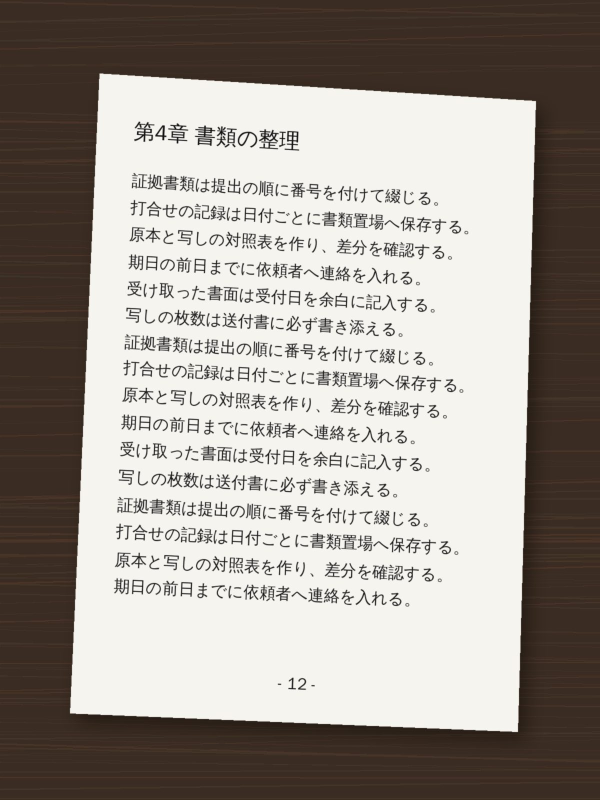
#> input picture scripts/android/fixtures/page-1-no12.jpg, 1200 x 1600 px (shown at 1/2 size)
$ python -i compare.py   (imports and definitions only)
#> lines starting #> are read from the running program, lines starting #| are printed output that depends on the picture; after the words box and inside, x2 and y2 are one past the last pixel; in counts of white or black regions, pixels touching at a corner belong together
#> further down, picture is the input picture: shape (1600, 1200, 3); mean B, G, R 146.6, 153.1, 159.6
"""Compare corner error of: model keypoints / model box / OpenCV Otsu (full frame) / Otsu inside model box.
python3 -I compare.py MODEL CLIP_DIR
"""
import json, sys, math
import numpy as np, cv2, onnxruntime as ort

model, clip = sys.argv[1], sys.argv[2]
# [1 line not run here, left out]
# [1 line that did not run here, left out]
K = ['tl', 'tr', 'br', 'bl']

def run(img):
    h, w = img.shape[:2]; s = min(640 / w, 640 / h); nw, nh = round(w * s), round(h * s)
    px, py = (640 - nw) // 2, (640 - nh) // 2
    c = np.full((640, 640, 3), 114, np.uint8); c[py:py + nh, px:px + nw] = cv2.resize(img, (nw, nh), interpolation=cv2.INTER_AREA)
    o = sess.run(None, {'images': (c[:, :, ::-1].astype(np.float32) / 255).transpose(2, 0, 1)[None]})[0][0]
    a = int(np.argmax(o[4])); cx, cy, bw, bh = o[:4, a]
    kp = [((o[5 + 3 * k, a] - px) / s, (o[6 + 3 * k, a] - py) / s) for k in range(4)]
    box = ((cx - bw / 2 - px) / s, (cy - bh / 2 - py) / s, (cx + bw / 2 - px) / s, (cy + bh / 2 - py) / s)
    return float(o[4, a]), kp, box

def order(pts):
    pts = list(pts)
    return [min(pts, key=lambda p: p[0] + p[1]), min(pts, key=lambda p: p[1] - p[0]),
            max(pts, key=lambda p: p[0] + p[1]), max(pts, key=lambda p: p[1] - p[0])]

def otsu(img, roi=None):
    x0, y0 = 0, 0
    if roi is not None:
        h, w = img.shape[:2]; bx0, by0, bx1, by1 = roi; m = 0.08 * max(bx1 - bx0, by1 - by0)
        x0, y0 = int(max(0, bx0 - m)), int(max(0, by0 - m)); x1, y1 = int(min(w, bx1 + m)), int(min(h, by1 + m))
        img = img[y0:y1, x0:x1]
    g = cv2.cvtColor(img, cv2.COLOR_BGR2GRAY)
    _, b = cv2.threshold(g, 0, 255, cv2.THRESH_BINARY | cv2.THRESH_OTSU)
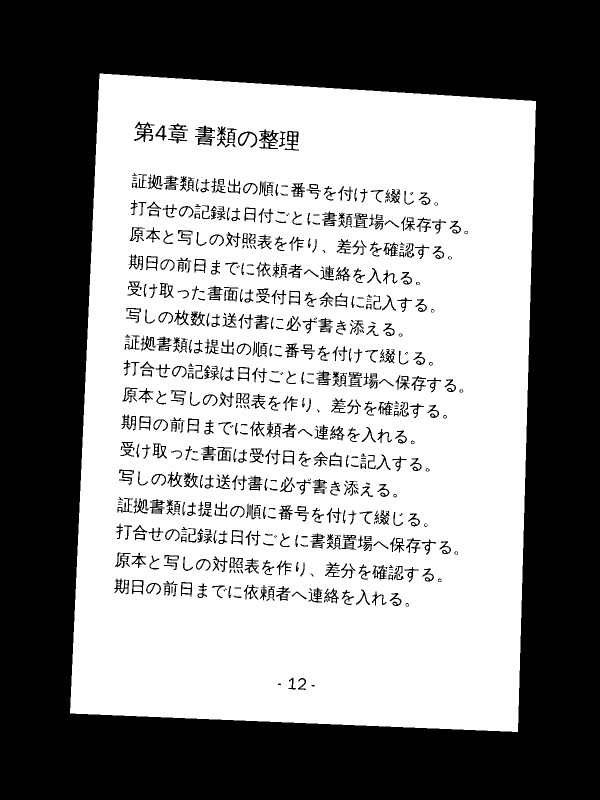
#> b: shape (1600, 1200) (shown at 1/2 size); 54.6% white; 682 black regions (127 under 20 px), largest, box (x1, y1, x2, y2) and area: (0, 0, 1200, 1600) 793616, (268, 243, 309, 284) 577, (569, 262, 598, 301) 441
    k = cv2.getStructuringElement(cv2.MORPH_RECT, (5, 5))
    b = cv2.morphologyEx(cv2.morphologyEx(b, cv2.MORPH_CLOSE, k), cv2.MORPH_OPEN, k)
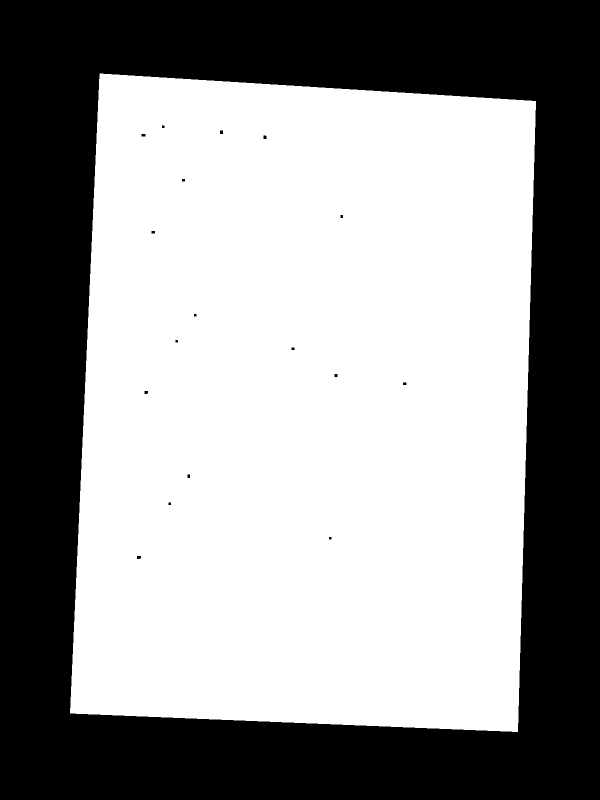
#> b: shape (1600, 1200) (shown at 1/2 size); 58.6% white; 18 black regions
    cs, _ = cv2.findContours(b, cv2.RETR_EXTERNAL, cv2.CHAIN_APPROX_SIMPLE)
#> cs = 1 contour; box (x1, y1, x2, y2) and area: (140, 147, 1072, 1464) 1124230
    A = g.shape[0] * g.shape[1]
#> A = 1920000
    cs = [c for c in cs if 0.1 * A <= cv2.contourArea(c) <= 0.98 * A]
    if not cs: return None
    c = max(cs, key=cv2.contourArea)
#> c = contour of 378 points, box (x1, y1, x2, y2) (140, 147, 1072, 1464), area 1124230
    return order([(p[0] + x0, p[1] + y0) for p in cv2.boxPoints(cv2.minAreaRect(c))])

def iou(p, q):
    W, H = gt['W'] + 400, gt['H'] + 400
    a = np.zeros((H, W), np.uint8); b = np.zeros((H, W), np.uint8)
    cv2.fillPoly(a, [np.int32(np.array(p) + 200)], 1); cv2.fillPoly(b, [np.int32(np.array(q) + 200)], 1)
    return (a & b).sum() / max(1, (a | b).sum()), (a & b).sum() / max(1, b.sum())

transpose = '--transpose' in sys.argv  # rotate 90deg CCW -> landscape frame
errs = {'keypoints': [], 'box': [], 'otsu': [], 'otsu_in_box': []}
ious, covs, confs = [], [], []
# [20 lines not run here, left out]

>>> import cv2
>>> picture = cv2.imread('../../android/fixtures/page-1-no12.jpg')
>>> result = otsu(picture)
#> result = [(197.7, 146.6), (1093.2, 187.3), (1035, 1467.1), (139.5, 1426.4)]

$ run again, on scripts/android/fixtures/page-3-no13.jpg
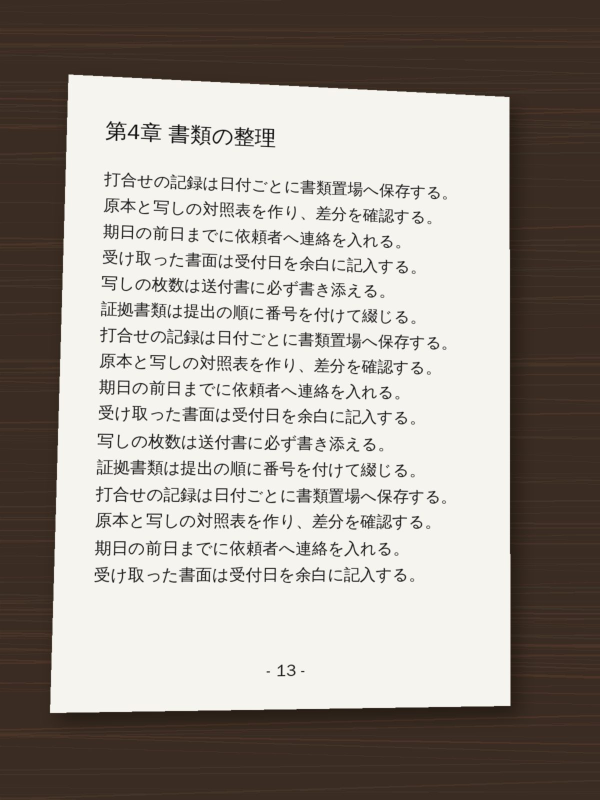
#> input picture scripts/android/fixtures/page-3-no13.jpg, 1200 x 1600 px (shown at 1/2 size)
#> picture is the input picture: shape (1600, 1200, 3); mean B, G, R 146.4, 153, 159.5
#> in otsu, `_, b = cv2.threshold(g, 0, 255, cv2.THRESH_BINARY | cv2.THRESH_OTSU)`:
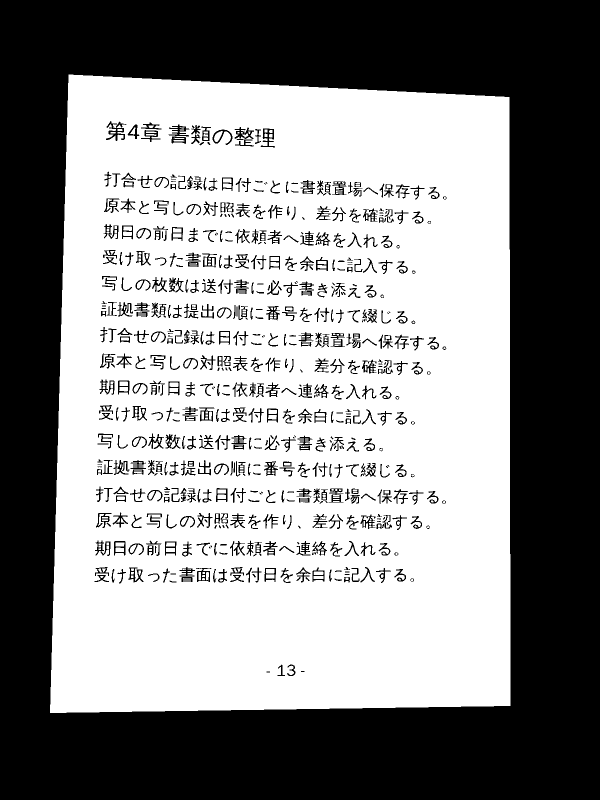
#> b: shape (1600, 1200) (shown at 1/2 size); 54.6% white; 670 black regions (115 under 20 px), largest, box (x1, y1, x2, y2) and area: (0, 0, 1200, 1600) 795108, (212, 242, 253, 282) 587, (521, 257, 550, 295) 434
#> in otsu, `b = cv2.morphologyEx(cv2.morphologyEx(b, cv2.MORPH_CLOSE, k), cv2.MORP..`:
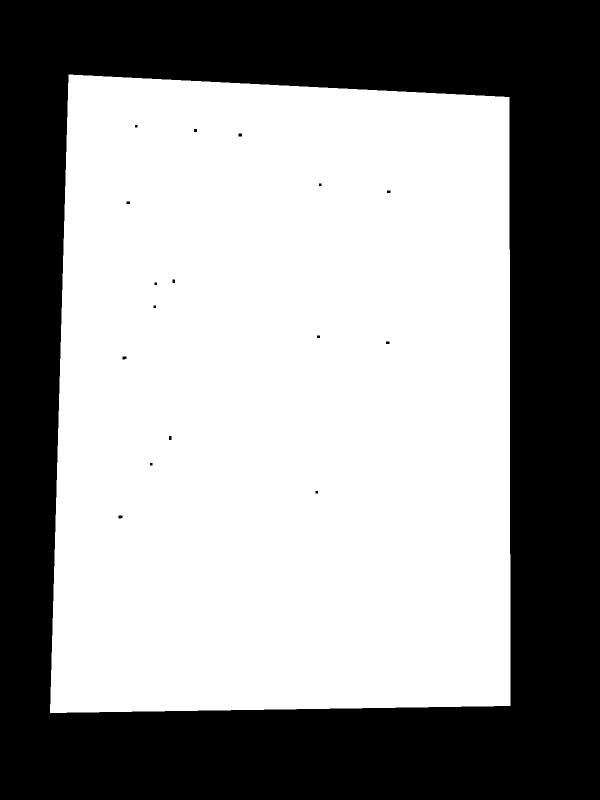
#> b: shape (1600, 1200) (shown at 1/2 size); 58.6% white; 17 black regions
#> cs = 1 contour; box (x1, y1, x2, y2) and area: (100, 149, 1021, 1426) 1122744
#> c = contour of 200 points, box (x1, y1, x2, y2) (100, 149, 1021, 1426), area 1122744
#> result = [(100, 149), (1020, 149), (1020, 1425), (100, 1425)]

$ run again, on scripts/android/fixtures/page-4-no15.jpg
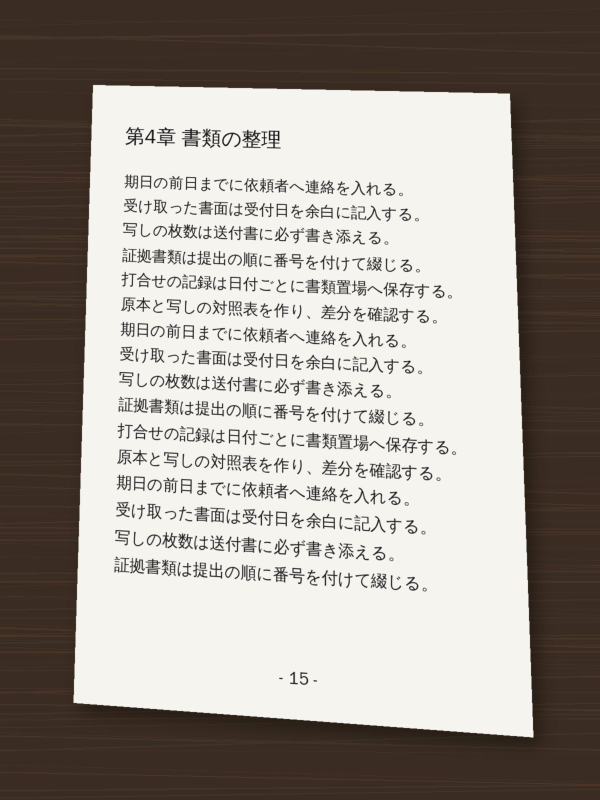
#> input picture scripts/android/fixtures/page-4-no15.jpg, 1200 x 1600 px (shown at 1/2 size)
#> picture is the input picture: shape (1600, 1200, 3); mean B, G, R 144.9, 151.5, 158.1
#> in otsu, `_, b = cv2.threshold(g, 0, 255, cv2.THRESH_BINARY | cv2.THRESH_OTSU)`:
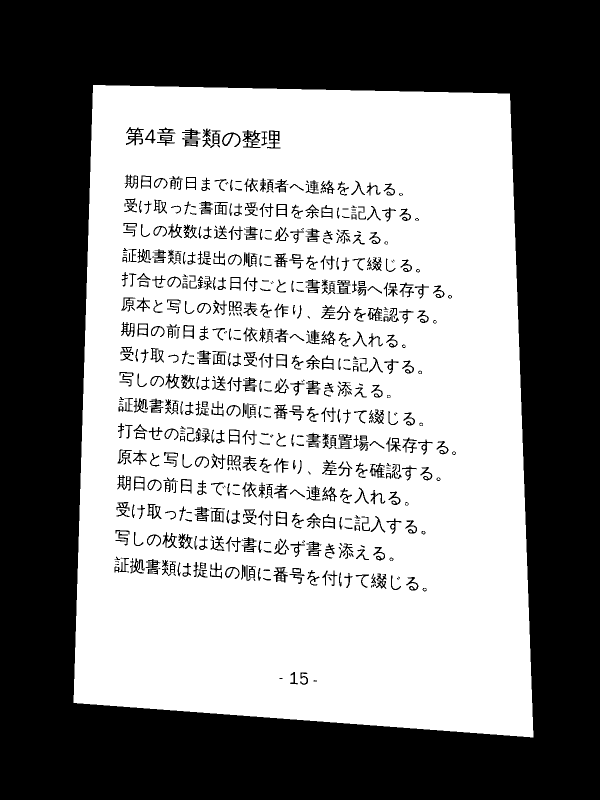
#> b: shape (1600, 1200) (shown at 1/2 size); 53.8% white; 665 black regions (115 under 20 px), largest, box (x1, y1, x2, y2) and area: (0, 0, 1200, 1600) 813398, (485, 260, 521, 296) 560, (252, 254, 288, 291) 489
#> in otsu, `b = cv2.morphologyEx(cv2.morphologyEx(b, cv2.MORPH_CLOSE, k), cv2.MORP..`:
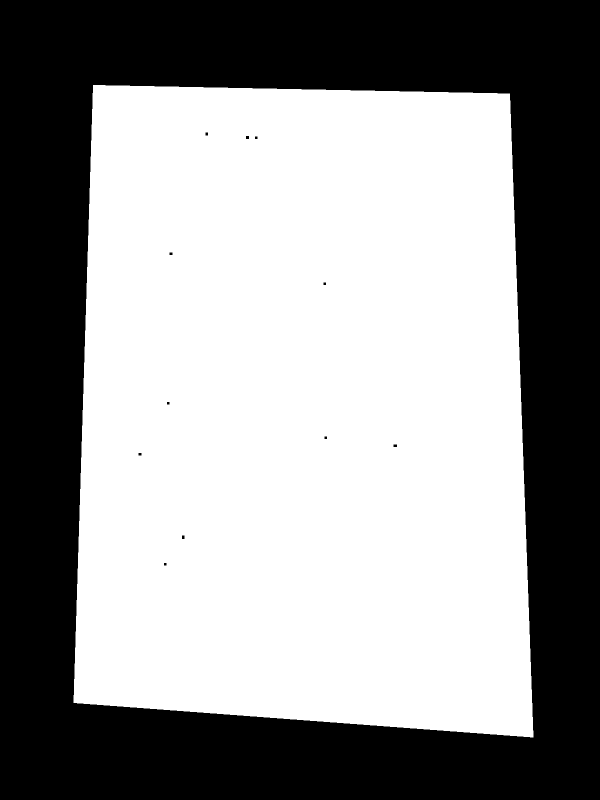
#> b: shape (1600, 1200) (shown at 1/2 size); 57.6% white; 12 black regions
#> cs = 1 contour; box (x1, y1, x2, y2) and area: (147, 170, 1067, 1475) 1104464
#> c = contour of 348 points, box (x1, y1, x2, y2) (147, 170, 1067, 1475), area 1104464
#> result = [(185.4, 160.7), (1106.1, 189.5), (1066, 1474.2), (145.3, 1445.4)]
